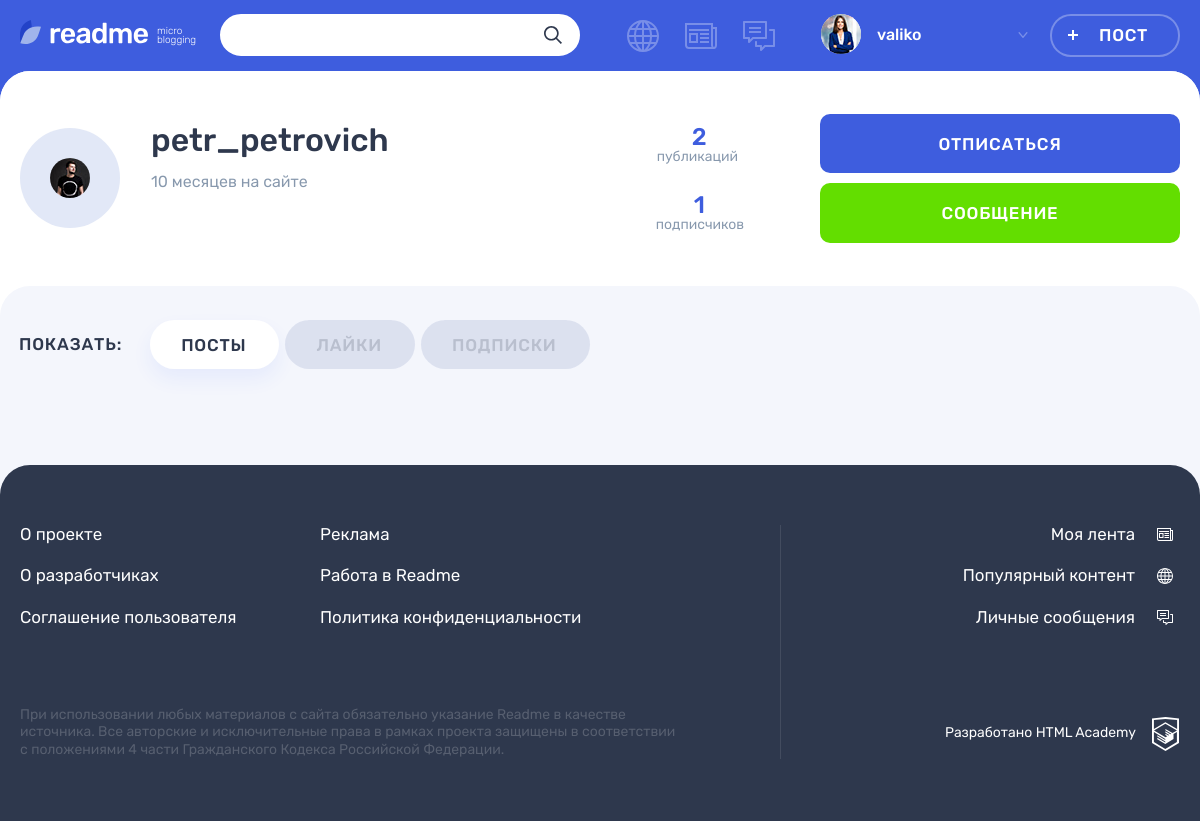
/profile.php?user_id=2&tab=posts (signed in), run on the app's committed database.
### tables this page shows
CREATE TABLE user (
    id INT PRIMARY KEY NOT NULL AUTO_INCREMENT,
    created_at TIMESTAMP DEFAULT CURRENT_TIMESTAMP,
    email VARCHAR(45) NOT NULL,
    UNIQUE INDEX email_ind (email),
    user_login VARCHAR(45) NOT NULL,
    UNIQUE INDEX user_login_ind (user_login),
    user_password VARCHAR(200),
    avatar VARCHAR(100)
);

### helpers.php (called while the page is built, shortened)
<?php
function get_noun_plural_form(int $number, string $one, string $two, string $many): string
{
    $number = (int)$number;
    $mod10 = $number % 10;
    $mod100 = $number % 100;
    switch (true) {
        default:
            return $many;
    }
}
function include_template($name, array $data = [])
{
    $name = 'templates/' . $name;
    $result = '';
    if (!is_readable($name)) {
        return $result;
    }
    extract($data);
    require $name;
    $result = ob_get_clean();
    return $result;
}
function get_date_interval_format($date, $word)
{
    $current_date = date_create('now');
    $date_interval = date_diff($date, $current_date);
    $week = floor($date_interval->d / 7);
    if ($date_interval->m >= 1) {
        return $date_interval->m . " " . get_noun_plural_form($date_interval->m, 'месяц', 'месяца', 'месяцев') . " " . $word;
    } elseif ($week >= 1) {
        return $week . " " . get_noun_plural_form($week, 'неделя', 'недели', 'недель') . " " . $word;
    } elseif ($date_interval->d >= 1) {
        return $date_interval->d . " " . get_noun_plural_form($date_interval->d, 'день', 'дня', 'дней') . " " . $word;
    } elseif ($date_interval->h >= 1) {
        return $date_interval->h . " " . get_noun_plural_form($date_interval->h, 'час', 'часа', 'часов') . " " . $word;
    };
    return $date_interval->i . " " . get_noun_plural_form($date_interval->i, 'минута', 'минуты', 'минут') . " " . $word;
}
function db_get_query($value, $connect, $sql)
{
    $result = mysqli_query($connect, $sql);
    if ($value == 'all') {
        return mysqli_fetch_all($result, MYSQLI_ASSOC);
    } elseif ($value == 'assoc') {
        return mysqli_fetch_assoc($result);
    } else {
        die("Уточните передаваемые данные");
    };
}
function get_subscribers($user_id, $connect)
{
    $user_subs = [];
    $sql_user_subs_query = "SELECT * FROM subscribtions
    WHERE user_id = '$user_id'";
    $sql_user_subs = db_get_query('all', $connect, $sql_user_subs_query);
    if ($sql_user_subs) {
        foreach ($sql_user_subs as $user_sub) {
            array_push($user_subs, $user_sub['to_user_id']);
        }
        return $user_subs;
    }
}

### auth.php (called while the page is built, shortened)
<?php
if (isset($_SESSION['user'])) {
    $user = $_SESSION['user'];
    $user_id = $user['id'];
} else {
    $is_auth = 0;
    header("Location: /index.php");
    exit();
}

### templates/profile-layout.php (the view, shortened to what this page needs)
<main class="page__main page__main--profile">
    <div class="profile profile--default">
        <div class="profile__user-wrapper">
            <div class="profile__user user container">
                <div class="profile__user-info user__info">
                    <div class="profile__avatar user__avatar">
                        <?php if (!empty($user_data['avatar'])):?>
                        <img class="profile__picture user__picture" src="uploads/avatars/<?php echo($user_data['avatar']);?>" alt="Аватар пользователя">
                        <?php endif;?>
                    </div>
                    <div class="profile__name-wrapper user__name-wrapper">
                        <span class="profile__name user__name"><?=$user_data['user_login'];?></span>
                        <time class="profile__user-time user__time" datetime="<?php echo(date_format(date_create($user_data['created_at']), 'Y-m-d'));?>"><?=get_date_interval_format(date_create($user_data['created_at']), 'на сайте');?></time>
                    </div>
                </div>
                <div class="profile__rating user__rating">
                    <p class="profile__rating-item user__rating-item user__rating-item--publications">
                        <span class="user__rating-amount"><?=$user_data['total_posts'];?></span>
                        <span class="profile__rating-text user__rating-text">публикаций</span>
                    </p>
                    <p class="profile__rating-item user__rating-item user__rating-item--subscribers">
                        <span class="user__rating-amount"><?=$user_data['total_subs'];?></span>
                        <span class="profile__rating-text user__rating-text">подписчиков</span>
                    </p>
                </div>
                <div class="profile__user-buttons user__buttons">
                    <?php if ($user_id === $profile_user_id):?>
                    <a class="profile__user-button user__button user__button--subscription button button--quartz visually-hidden" href="#"></a>
                    <?php elseif ($user_subs && in_array($profile_user_id, $user_subs)): ?>
                    <a class="profile__user-button user__button user__button--subscription button button--main" href="<?php echo('/subscribtion.php' . '?user_id=' . $profile_user_id);?>">Отписаться</a>
                    <a class="profile__user-button user__button user__button--writing button button--green" href="#">Сообщение</a>
                    <?php else: ?>
                    <a class="profile__user-button user__button user__button--subscription button button--main" href="<?php echo('/subscribtion.php' . '?user_id=' . $profile_user_id);?>">Подписаться</a>
                    <?php endif; ?>
                </div>
            </div>
        </div>
        <div class="profile__tabs-wrapper tabs">
            <div class="container">
                <div class="profile__tabs filters">
                    <b class="profile__tabs-caption filters__caption">Показать:</b>
                    <ul class="profile__tabs-list filters__list tabs__list">
                        <li class="profile__tabs-item filters__item">
                            <a class="profile__tabs-link filters__button  tabs__item  button <?php if ($tab === 'posts'):?>filters__button--active tabs__item--active<?php endif;?>" href="<?php echo($url . '?user_id=' . $profile_user_id . '&tab=' . 'posts');?>">Посты</a>
                        </li>
                        <li class="profile__tabs-item filters__item">
                            <a class="profile__tabs-link filters__button tabs__item button <?php if ($tab === 'likes'):?>filters__button--active tabs__item--active<?php endif;?>" href="<?php echo($url . '?user_id=' . $profile_user_id . '&tab=' . 'likes');?>">Лайки</a>
                        </li>
                        <li class="profile__tabs-item filters__item">
                            <a class="profile__tabs-link filters__button tabs__item button <?php if ($tab === 'subscribtions'):?>filters__button--active tabs__item--active<?php endif;?>" href="<?php echo($url . '?user_id=' . $profile_user_id . '&tab=' . 'subscribtions');?>">Подписки</a>
                        </li>
                    </ul>
                </div>
            </div>
        </div>
    </div>
</main>

### data on the page
user: avatar (picture), user_login "petr_petrovich", created_at "10 месяцев на сайте"

### other printed values
$user_name "valiko"
$user_data['total_posts'] "2"
$user_data['total_subs'] "1"
